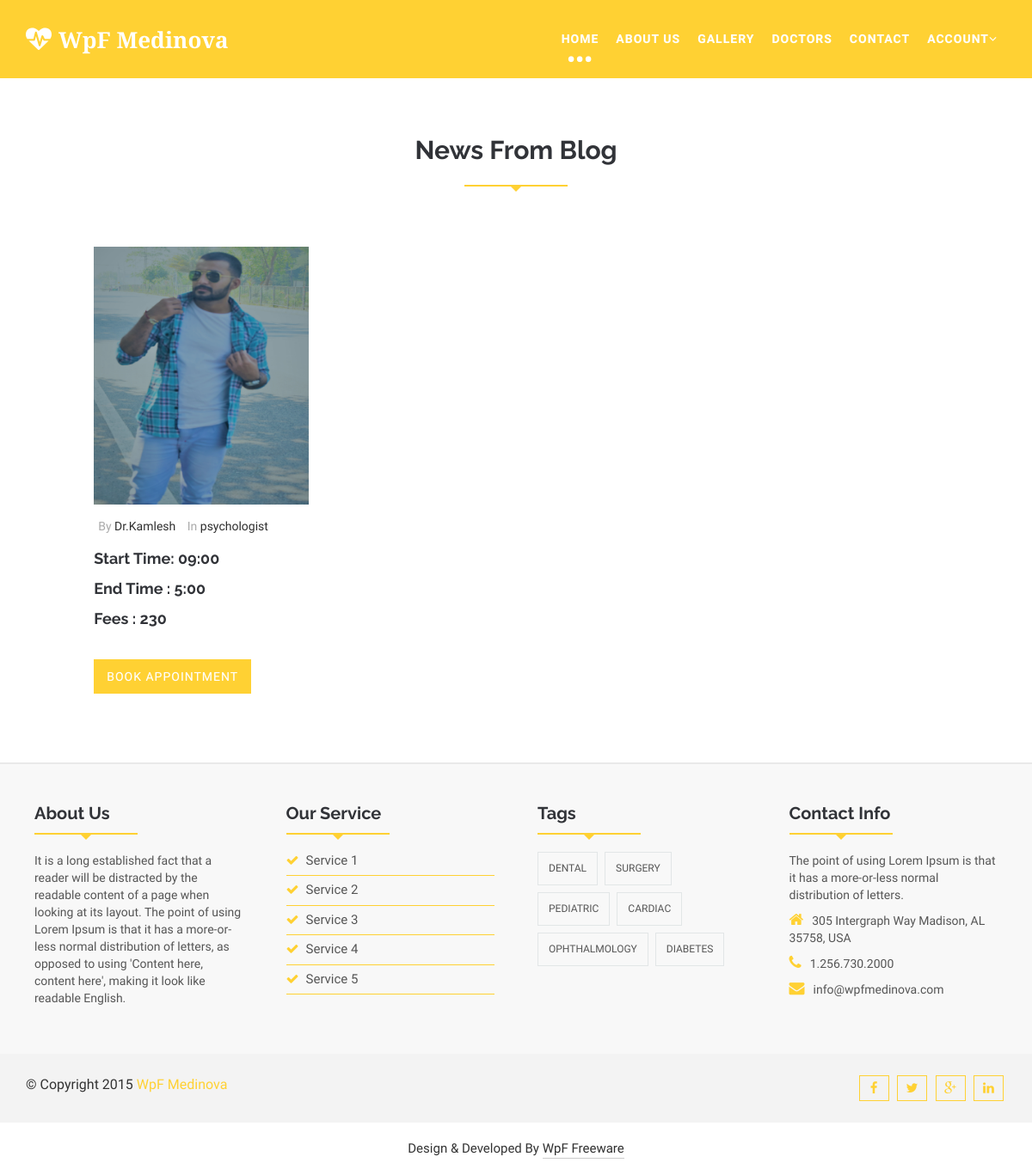
The page /doctor_detail/3/ on the database its author committed.
### myapp/models.py (models this page shows, shortened)
class Doctor_Profile(models.Model):
	doctor=models.ForeignKey(User,on_delete=models.CASCADE)
	doctor_degree=models.CharField(max_length=100)
	doctor_specialitiy=models.CharField(max_length=100)
	doctor_start_time=models.CharField(max_length=100)
	doctor_end_time=models.CharField(max_length=100)
	doctor_fees=models.PositiveIntegerField()
	doctor_picture=models.ImageField(upload_to="doctor_picture/")

class User(models.Model):
	name=models.CharField(max_length=100)
	email=models.CharField(max_length=100)
	password=models.CharField(max_length=100)
	usertype=models.CharField(max_length=100, default="patient")
	profil_pic=models.ImageField(upload_to="profile_pic/",default="")

### myapp/views.py (the view)
# urls.py: path('doctor_detail/<int:pk>/',views.doctor_detail,name='doctor_detail'),
def doctor_detail(request,pk):
	doctor=Doctor_Profile.objects.get(pk=pk)
	return render(request,'doctor_detail.html',{'doctor':doctor})

### myapp/templates/doctor_detail.html (shortened to what this page needs)
{% extends 'header.html' %}
{% load static %}
{% block content %}
<!DOCTYPE html>
<html lang="en">
  <head>
    <link href="{% static 'css/bootstrap.min.css' %}" rel="stylesheet">
    <link href="{% static 'css/font-awesome.min.css' %}" rel="stylesheet">
    <link id="switcher" href="{% static 'css/themes/default-theme.css' %}" rel="stylesheet">
    <link href="{% static 'css/slick.css' %}" rel="stylesheet">
    <link rel='stylesheet prefetch' href="{% static 'css/photoswipe.css' %}">
    <link rel='stylesheet prefetch' href="{% static 'css/default-skin.css' %}">
    <link href="{% static 'style.css' %}" rel="stylesheet">
  </head>
  <body>
    <section id="homeBLog">
      <div class="container">
        <div class="row">
          <div class="col-lg-12 col-md-12">
            <div class="homBlog-area">
              <div class="section-heading">
                <br><br><br>
                <h2>News From Blog</h2>
                <div class="line"></div>
              </div>
              <div class="homeBlog-content">
                <div class="row">
                  <div class="col-lg-4 col-md-4 col-sm-4">
                    <div class="single-Blog">
                      <div class="single-blog-right">
                         <div class="blog-img">
                          <figure class="blog-figure">
                           <a href="#"><img src="{{doctor.doctor_picture.url }}" style="width: 250px; height: 300px;" alt="img"></a>
                          </figure>
                        </div>
                        <div class="blog-author">
                          <ul>
                            <li>By <a href="#">Dr.{{ doctor.doctor.name}}</a></li>
                            <li>In <a href="#">{{doctor.doctor_specialitiy}}</a></li>
                          </ul>
                        </div>
                        <div class="blog-content">
                          <h2>Start Time:   {{doctor.doctor_start_time}}</h2>
                          <h2>End Time  :   {{doctor.doctor_end_time}}</h2>
                          <h2>Fees      :   {{doctor.doctor_fees}}</h2>
                          <div class="readmore_area">
                            <a href="{% url 'book_appointment' pk=doctor.pk %}" data-hover="Proceed pyment"><span>Book Appointment</span></a>
                          </div>
                        </div>
                      </div>
                    </div>
                  </div>
                </div>
              </div>
            </div>
          </div>
        </div>
      </div>
    </section>
  </body>
</html>
{% endblock %}

### myapp/static/css/themes/default-theme.css (style rules this page uses)
.scrollToTop:hover, .scrollToTop:focus,.readmore_area a::before,.sl-slider h2> strong,.sl-slider p> strong, .single-top-feature .readmore_area a span,.service-icon-effect,.service-icon .service-icon-effect:hover,.single-service>h3 a:hover,.single-service>h3 a:focus, .whyChoose-right .media-heading,.whyChoose-right .media:hover .media-icon,.doctors-nav figcaption h2, .testimonial-cotent > p span,.testimonial-nav .slick-dots li.slick-active button::before,.blog-comments-box li > h2,.blog-comments-box li span, .blog-author > ul > li a:hover,.footer-service li > a:hover,.footer-service li > a span,.contact-info > p span,.footer-copyright>p>a, .blog-breadcrumbs-right .breadcrumb > li a:hover,.blog-breadcrumbs-right .breadcrumb > .active,.blog-details blockquote::before,.blog-details blockquote::after, .sidebar-widget p>a,.sidebar-widget>ul li>a:hover,.postnav-left:hover .navg-title,.postnav-right:hover .navg-title,.author-name:hover, .similar-post .media-body a:hover,.similar-post > h2,.nav-tabs > li.active > a, .nav-tabs > li.active > a:focus, .nav-tabs > li.active > a:hover, .button--itzel .button__icon,.button--itzel > span,#myModal .modal-title, .form-submit input:hover,.error-page-area h1,.error-page-area h3 { color: #ffd133; }
.navbar-default .navbar-nav > .active > a, .navbar-default .navbar-nav > .active > a:focus, .navbar-default .navbar-nav > .active > a:hover, .navbar-default .navbar-nav > .open > a, .navbar-default .navbar-nav > .open > a:focus, .navbar-default .navbar-nav > .open > a:hover, .dropdown-menu > li > a:hover,.dropdown-menu > li > a:focus,.dropdown-menu > .active > a, .dropdown-menu > .active > a:focus, .dropdown-menu > .active > a:hover, .navbar-default .navbar-nav .open .dropdown-menu > li > a:hover,.readmore_area a span,.single-top-feature, .single-top-feature .readmore_area a::before,.testimonial-nav .slick-dots li.slick-active,figure.blog-figure .image-effect::before, .footer-middle,.social-share ul li > a,.custom-panel .panel-heading a,.nav-tabs > li > a,a.gallery-iteam .image-effect::before,.comments-title::after, .reply-btn,.author-tag { background-color: #ffd133; }
.line { border-bottom: 2px solid #ffd133; background: none repeat scroll 0 0 transparent; height: 1px; margin: 0 auto 45px; padding: 5px; position: relative; width: 120px; }
.line::after, .line::before { border: medium solid transparent; content: " "; height: 0; left: 50%; pointer-events: none; position: absolute; top: 100%; width: 0; }
.line::before { border-width: 9px; margin-left: -6px; }
.line::after { border-top-color: #ffd133; border-width: 8px; margin-left: -8px; }
.testimonial-nav .slick-dots li,.blog-content .readmore_area a,.wp-form-control, .button--itzel::before,.error-page-area .readmore_area a { border: 2px solid #ffd133; }

### rows shown on the page
Doctor_Profile: doctor_picture (picture), doctor.name "Kamlesh", doctor_specialitiy "psychologist", doctor_start_time "09:00", doctor_end_time "5:00", doctor_fees "230"
